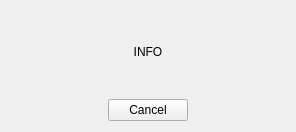
<?xml version="1.0" encoding="UTF-8"?>
<ui version="4.0">
 <class>InfoBoxForm</class>
 <widget class="QDialog" name="InfoBoxForm">
  <property name="windowModality">
   <enum>Qt::ApplicationModal</enum>
  </property>
  <property name="geometry">
   <rect>
    <x>0</x>
    <y>0</y>
    <width>296</width>
    <height>132</height>
   </rect>
  </property>
  <property name="sizePolicy">
   <sizepolicy hsizetype="Fixed" vsizetype="Fixed">
    <horstretch>0</horstretch>
    <verstretch>0</verstretch>
   </sizepolicy>
  </property>
  <property name="windowTitle">
   <string>Information</string>
  </property>
  <property name="autoFillBackground">
   <bool>false</bool>
  </property>
  <property name="modal">
   <bool>true</bool>
  </property>
  <layout class="QVBoxLayout" name="verticalLayout">
   <item>
    <widget class="QLabel" name="label">
     <property name="sizePolicy">
      <sizepolicy hsizetype="Preferred" vsizetype="Preferred">
       <horstretch>0</horstretch>
       <verstretch>1</verstretch>
      </sizepolicy>
     </property>
     <property name="text">
      <string>INFO</string>
     </property>
     <property name="alignment">
      <set>Qt::AlignCenter</set>
     </property>
    </widget>
   </item>
   <item>
    <layout class="QHBoxLayout" name="horizontalLayout">
     <item>
      <spacer name="horizontalSpacer">
       <property name="orientation">
        <enum>Qt::Horizontal</enum>
       </property>
       <property name="sizeHint" stdset="0">
        <size>
         <width>40</width>
         <height>20</height>
        </size>
       </property>
      </spacer>
     </item>
     <item>
      <widget class="QPushButton" name="buttonCancel">
       <property name="text">
        <string>Cancel</string>
       </property>
       <property name="autoDefault">
        <bool>false</bool>
       </property>
       <property name="flat">
        <bool>false</bool>
       </property>
      </widget>
     </item>
     <item>
      <spacer name="horizontalSpacer_2">
       <property name="orientation">
        <enum>Qt::Horizontal</enum>
       </property>
       <property name="sizeHint" stdset="0">
        <size>
         <width>40</width>
         <height>20</height>
        </size>
       </property>
      </spacer>
     </item>
    </layout>
   </item>
  </layout>
 </widget>
 <resources/>
 <connections/>
</ui>
